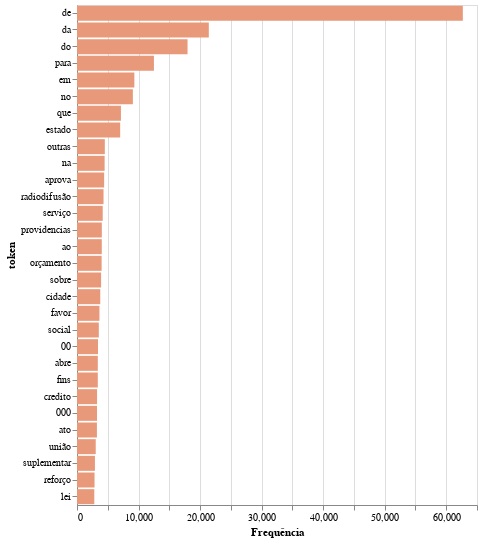

The code cell stored with this chart in its notebook:
### Markdown cell above
Pelo gráfico abaixo que inspecionamos os 30 tokens mais frequentes no corpus de treinamento, identificamos que muitos destes são considerados [stop words](https://en.wikipedia.org/wiki/Stop_words), bem como há ocorrências de numerais. Dito isso, o próximo passo do nosso pipeline de pré-processamento será compostos pelas seguintas etapas:
 - Remoção de um conjunto delimitado de stopwords;
 - Excluir tokens que sejam compostos exclusivamente de dígitos;
 - Normalizar os tokens de forma a retirar acentos e caracteres especiais.
 - Correção de grafia de tokens

### Code cell
#collapse
alt.Chart(df_common_words[:30].sort_values(by='frequencia', ascending=False)).mark_bar().encode(
    alt.X('frequencia:Q', title='Frequência'),
    alt.Y("token:N", sort='-x'),
    tooltip=[alt.Tooltip('frequencia', title='Frequência')]
    )\
    .properties(height=500)\
    .configure_mark(color=default_color_2)

### Figure 1 — Vega-Lite specification as saved in the notebook (floating-point values rounded to 4 significant figures)
{"config": {"view": {"continuousWidth": 400, "continuousHeight": 300}, "mark": {"color": "#E7997A"}}, "data": {"name": "data-9e48ccc772db72ba3b94d6dac42e150a"}, "mark": "bar", "encoding": {"tooltip": [{"type": "quantitative", "field": "frequencia", "title": "Frequência"}], "x": {"type": "quantitative", "field": "frequencia", "title": "Frequência"}, "y": {"type": "nominal", "field": "token", "sort": "-x"}}, "height": 500, "$schema": "https://vega.github.io/schema/vega-lite/v4.8.1.json", "datasets": {"data-9e48ccc772db72ba3b94d6dac42e150a": [{"token": "de", "frequencia": 62696}, {"token": "da", "frequencia": 21419}, {"token": "do", "frequencia": 17965}, {"token": "para", "frequencia": 12502}, {"token": "em", "frequencia": 9319}, {"token": "no", "frequencia": 9078}, {"token": "que", "frequencia": 7139}, {"token": "estado", "frequencia": 7015}, {"token": "outras", "frequencia": 4520}, {"token": "na", "frequencia": 4488}, {"token": "aprova", "frequencia": 4410}, {"token": "radiodifusão", "frequencia": 4309}, {"token": "serviço", "frequencia": 4178}, {"token": "providencias", "frequencia": 4033}, {"token": "ao", "frequencia": 4025}, {"token": "orçamento", "frequencia": 4001}, {"token": "sobre", "frequencia": 3917}, {"token": "cidade", "frequencia": 3782}, {"token": "favor", "frequencia": 3646}, {"token": "social", "frequencia": 3544}, {"token": "00", "frequencia": 3417}, {"token": "abre", "frequencia": 3382}, {"token": "fins", "frequencia": 3381}, {"token": "credito", "frequencia": 3260}, {"token": "000", "frequencia": 3253}, {"token": "ato", "frequencia": 3236}, {"token": "união", "frequencia": 3044}, {"token": "suplementar", "frequencia": 2915}, {"token": "reforço", "frequencia": 2849}, {"token": "lei", "frequencia": 2810}]}}
